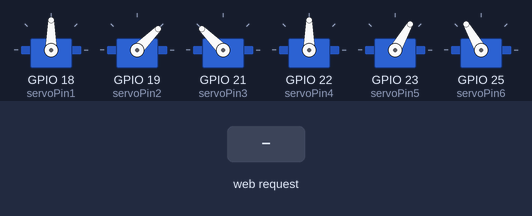
This sketch was run on a simulated ESP32. Shown: 6 × servo. The test bench sets the inputs (shaded band). What the sketch prints to the serial monitor is not drawn.

Above: at 2.7 s.
2.8 s: HTTP request GET /?servo1= received
At 3.3 s:
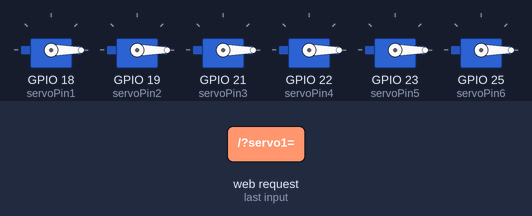
4.3 s: HTTP request GET /reset received
At 4.76 s:
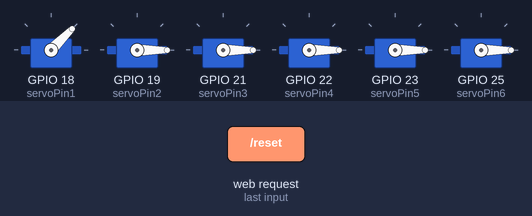
At 5.36 s:
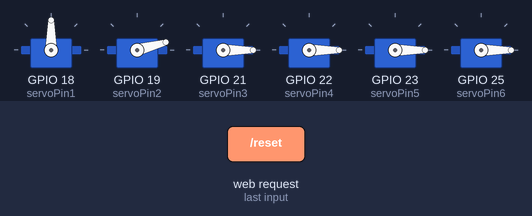
Timing chart, 0 to 11.2 s (numbered marks = the images above; inputs shaded):
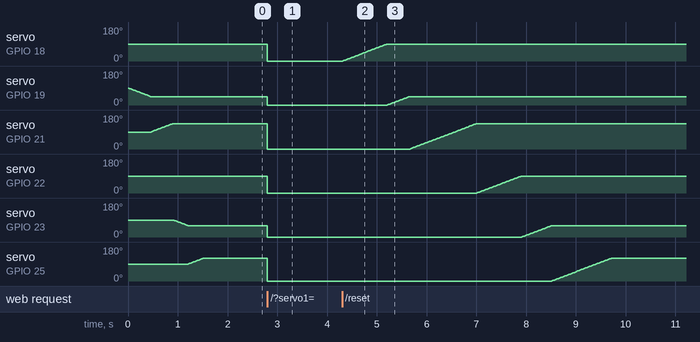

Measured:
- after the input at 2.8 s, servo on GPIO 18 (servoPin1), servo on GPIO 22 (servoPin4): 90° → 0° at once; servo on GPIO 19 (servoPin2): 45° → 0° at once; servo on GPIO 21 (servoPin3): 135° → 0° at once; servo on GPIO 23 (servoPin5): 60° → 0° at once; servo on GPIO 25 (servoPin6): 120° → 0° at once
- after the input at 4.3 s, servo on GPIO 18 (servoPin1): moves from 0° to 90° over 0.90 s, starting at once; servo on GPIO 19 (servoPin2): moves from 0° to 45° over 0.44 s, starting after 0.91 s

The sketch:

6DOF.ino
```cpp
#include <WiFi.h>
#include <ESP32Servo.h>
#include <math.h>

// Servo setup
Servo servo1, servo2, servo3, servo4, servo5, servo6;
const int servoPin1 = 18, servoPin2 = 19, servoPin3 = 21, servoPin4 = 22, servoPin5 = 23, servoPin6 = 25;
int def1 = 90, def2 = 45, def3 = 135, def4 = 90, def5 = 60, def6 = 120;

WiFiServer server(80);
const char* ssid = "ESP32_Servo_AP";
const char* password = "12345678";

// Mode
String mode = "manual";

// Teach and repeat
std::vector<std::vector<int>> recordedAngles;
bool isRecording = false, isRepeating = false;
unsigned long lastStepTime = 0;
const unsigned long repeatInterval = 1000;
int repeatIndex = 0;

// IK link lengths and gripper length
const float L1 = 100; // shoulder to elbow
const float L2 = 100; // elbow to wrist
const float L3 = 100; // wrist to gripper tip
const float SHOULDER_OFFSET_DEG = 20;

void setup() {
  Serial.begin(115200);
  WiFi.softAP(ssid, password);
  server.begin();
  Serial.println(WiFi.softAPIP());

  servo1.attach(servoPin1); servo2.attach(servoPin2); servo3.attach(servoPin3);
  servo4.attach(servoPin4); servo5.attach(servoPin5); servo6.attach(servoPin6);

  resetServos();
}

void loop() {
  WiFiClient client = server.available();
  if (client) {
    String request = "";
    while (client.connected()) {
      if (client.available()) {
        char c = client.read();
        request += c;
        if (c == '\n') {
          if (request.indexOf("GET /?mode=manual") >= 0) {
            mode = "manual"; Serial.println("Switched to manual mode.");
          }
          if (request.indexOf("GET /?mode=auto") >= 0) {
            mode = "auto"; Serial.println("Switched to auto mode.");
          }

          if (mode == "manual" && request.indexOf("GET /?servo1=") >= 0) {
            int s1 = getValue(request, "servo1");
            int s2 = getValue(request, "servo2");
            int s3 = getValue(request, "servo3");
            int s4 = getValue(request, "servo4");
            int s5 = getValue(request, "servo5");
            int s6 = getValue(request, "servo6");

            servo1.write(s1); servo2.write(s2); servo3.write(s3);
            servo4.write(s4); servo5.write(s5); servo6.write(s6);

            if (isRecording) {
              recordedAngles.push_back({s1, s2, s3, s4, s5, s6});
            }
          }

          if (request.indexOf("GET /reset") >= 0) resetServos();
          if (request.indexOf("GET /recordStart") >= 0) {
            recordedAngles.clear(); isRecording = true; Serial.println("Recording started.");
          }
          if (request.indexOf("GET /recordStop") >= 0) {
            isRecording = false; Serial.println("Recording stopped.");
          }
          if (request.indexOf("GET /repeat") >= 0) {
            if (!recordedAngles.empty()) {
              isRepeating = true;
              repeatIndex = 0;
              lastStepTime = millis();
              Serial.println("Repeat started.");
            }
          }

          // Inverse Kinematics in auto mode
          if (mode == "auto" && request.indexOf("GET /?x=") >= 0) {
            float x = getValue(request, "x");
            float y = getValue(request, "y");
            float z = getValue(request, "z");

            computeIK(x, y, z);
          }

          // Send web page
          sendWebPage(client);
          break;
        }
      }
    }
    client.stop();
  }

  if (isRepeating && millis() - lastStepTime > repeatInterval) {
    if (repeatIndex < recordedAngles.size()) {
      auto a = recordedAngles[repeatIndex];
      servo1.write(a[0]); servo2.write(a[1]); servo3.write(a[2]);
      servo4.write(a[3]); servo5.write(a[4]); servo6.write(a[5]);
      repeatIndex++; lastStepTime = millis();
    } else {
      isRepeating = false;
    }
  }
}

void resetServos() {
  smoothMove(servo1, servo1.read(), def1);
  smoothMove(servo2, servo2.read(), def2);
  smoothMove(servo3, servo3.read(), def3);
  smoothMove(servo4, servo4.read(), def4);
  smoothMove(servo5, servo5.read(), def5);
  smoothMove(servo6, servo6.read(), def6);
  Serial.println("Reset to defaults.");
}

int getValue(String req, String key) {
  int start = req.indexOf(key + "=");
  if (start == -1) return 0;
  start += key.length() + 1;
  int end = req.indexOf('&', start);
  if (end == -1) end = req.indexOf(' ', start);
  return req.substring(start, end).toInt();
}

void smoothMove(Servo &servo, int current, int target, int dTime = 10) {
  int step = (current < target) ? 1 : -1;
  for (int a = current; a != target; a += step) {
    servo.write(a); delay(dTime);
  }
  servo.write(target);
}

void computeIK(float x, float y, float z) {
  float baseAngle = atan2(y, x) * 180 / PI;
  float wristX = x - L3 * cos(baseAngle * PI / 180);
  float wristY = y - L3 * sin(baseAngle * PI / 180);
  float r = sqrt(wristX * wristX + wristY * wristY);
  float c = sqrt(r * r + z * z);

  float theta1 = acos((L1*L1 + c*c - L2*L2) / (2 * L1 * c)) * 180 / PI;
  float theta2 = acos((L1*L1 + L2*L2 - c*c) / (2 * L1 * L2)) * 180 / PI;

  float angleOffset = atan2(z, r) * 180 / PI;
  float shoulder = angleOffset + theta1 - SHOULDER_OFFSET_DEG;
  float elbow = 180 - theta2;

  servo1.write(baseAngle);
  servo2.write(shoulder);
  servo3.write(elbow);

  Serial.printf("Base: %.1f, Shoulder: %.1f, Elbow: %.1f\n", baseAngle, shoulder, elbow);
}

void sendWebPage(WiFiClient &client) {
  client.println("HTTP/1.1 200 OK");
  client.println("Content-type:text/html\n");

  client.println("<!DOCTYPE html><html><head><title>ESP32 Arm</title>");
  client.println("<style>body{text-align:center;}button,input{margin:5px;}</style>");
  client.println("</head><body><h2>ESP32 6-DOF Arm</h2>");

  client.println("<button onclick=\"location.href='/?mode=manual'\">Manual Mode</button>");
  client.println("<button onclick=\"location.href='/?mode=auto'\">Auto Mode</button><br>");

  if (mode == "manual") {
    client.println("<p><b>Manual Mode</b></p>");
    for (int i = 1; i <= 6; i++) {
      client.printf("<p>Servo %d: <span id='val%d'></span><br><input type='range' id='s%d' min='0' max='180' value='90' onchange='send()'></p>", i, i, i);
    }
    client.println("<button onclick='reset()'>Reset</button>");
    client.println("<button onclick='startRec()'>Start Record</button>");
    client.println("<button onclick='stopRec()'>Stop Record</button>");
    client.println("<button onclick='repeat()'>Repeat</button>");
  }

  if (mode == "auto") {
    client.println("<p><b>Auto Mode</b></p>");
    client.println("X: <input id='x' type='number' value='150'><br>");
    client.println("Y: <input id='y' type='number' value='0'><br>");
    client.println("Z: <input id='z' type='number' value='50'><br>");
    client.println("<button onclick='ik()'>Go</button>");
  }

  client.println("<script>");
  client.println("function send(){");
  client.println("let url = '/?servo1=' + s1.value + '&servo2=' + s2.value + '&servo3=' + s3.value + '&servo4=' + s4.value + '&servo5=' + s5.value + '&servo6=' + s6.value;");
  client.println("location.href = url; }");
  client.println("function reset(){ location.href='/reset'; }");
  client.println("function startRec(){ location.href='/recordStart'; }");
  client.println("function stopRec(){ location.href='/recordStop'; }");
  client.println("function repeat(){ location.href='/repeat'; }");
  client.println("function ik(){");
  client.println("let x = document.getElementById('x').value;");
  client.println("let y = document.getElementById('y').value;");
  client.println("let z = document.getElementById('z').value;");
  client.println("location.href = '/?x=' + x + '&y=' + y + '&z=' + z;");
  client.println("}</script>");

  client.println("</body></html>");
}
```
